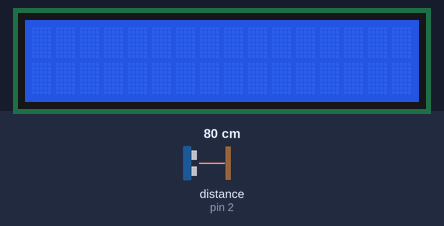
This sketch was run on a simulated Arduino Leonardo, built with avr-gcc and run on an emulated ATmega32U4. On the bench: 16×2 character LCD. Wiring (inferred from the names in the program): ultrasonic range finder: trigger pin 3; echo pin 2. Inputs (shaded band) come from the test bench; at power-on: distance to the obstacle (sensor on pin 2) 80 cm. The echo pulse lasts 58.3 µs per cm; what the sketch prints to the serial monitor is not drawn.

Above: at 1.2 s.
1.3 s: distance to the obstacle (sensor on pin 2) set to 35 cm
At 2.0 s:
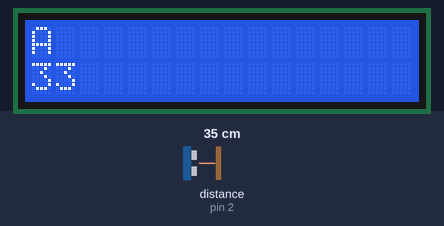
2.8 s: distance to the obstacle (sensor on pin 2) set to 4 cm
At 3.1 s:
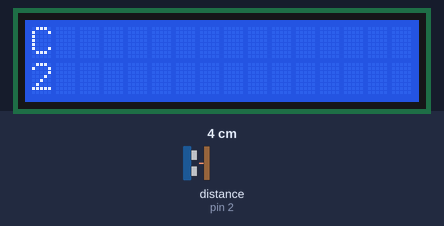
4.3 s: distance to the obstacle (sensor on pin 2) set to 9 cm
At 5.2 s:
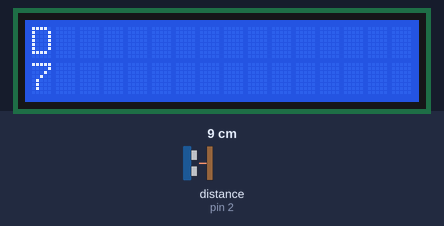
5.8 s: distance to the obstacle (sensor on pin 2) set to 18 cm
At 6.5 s:
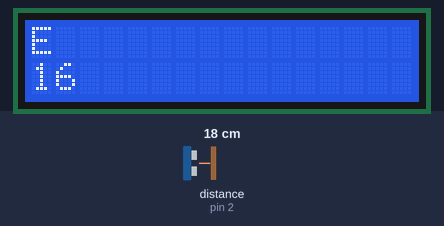
Timing chart, 0 to 8.3 s (numbered marks = the images above; inputs shaded):
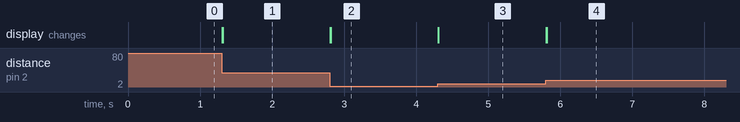

Measured:
- after the input at 1.3 s, the display: first changes at once (image 1 shows a later state)
- after the input at 2.8 s, the display: first changes at once (image 2 shows a later state)
- after the input at 4.3 s, the display: changes at once (image 3)
- after the input at 5.8 s, the display: first changes at once (image 4 shows a later state)

The sketch:

ultrasonic-midi.ino
```cpp
#include <LiquidCrystal.h>

const int rs = 8, en = 9, d4 = 7, d5 = 6, d6 = 4, d7 = 5;
LiquidCrystal lcd(rs, en, d4, d5, d6, d7);

#include "MIDIUSB.h"

// First parameter is the event type (0x09 = note on, 0x08 = note off).
// Second parameter is note-on/note-off, combined with the channel.
// Channel can be anything between 0-15. Typically reported to the user as 1-16.
// Third parameter is the note number (48 = middle C).
// Fourth parameter is the velocity (64 = normal, 127 = fastest).

void noteOn(byte channel, byte pitch, byte velocity) {
  midiEventPacket_t noteOn = {0x09, 0x90 | channel, pitch, velocity};
  MidiUSB.sendMIDI(noteOn);
}

void noteOff(byte channel, byte pitch, byte velocity) {
  midiEventPacket_t noteOff = {0x08, 0x80 | channel, pitch, velocity};
  MidiUSB.sendMIDI(noteOff);
}

// First parameter is the event type (0x0B = control change).
// Second parameter is the event type, combined with the channel.
// Third parameter is the control number number (0-119).
// Fourth parameter is the control value (0-127).

void controlChange(byte channel, byte control, byte value) {
  midiEventPacket_t event = {0x0B, 0xB0 | channel, control, value};
  MidiUSB.sendMIDI(event);
}

#define echoPin 2
#define trigPin 3

long duration; // variable for the duration of sound wave travel
int distance; // variable for the distance measurement

void setup() {
  Serial.begin(115200);
  lcd.begin(16, 2);
  pinMode(trigPin, OUTPUT); // Sets the trigPin as an OUTPUT
  pinMode(echoPin, INPUT); // Sets the echoPin as an INPUT
}

float tf = 0.1;
int olddistance = distance;
int oldnote = 0;
int note = 0;
int notes[] = {48, 50, 52, 53, 55, 57, 59, 60, 61};
String strnotes[] = {"C", "D", "E", "F", "G", "A", "B", "C"};
void loop() {
  // Clears the trigPin condition
  digitalWrite(trigPin, LOW);
  delayMicroseconds(2);
  // Sets the trigPin HIGH (ACTIVE) for 10 microseconds
  digitalWrite(trigPin, HIGH);
  delayMicroseconds(10);
  digitalWrite(trigPin, LOW);
  // Reads the echoPin, returns the sound wave travel time in microseconds
  duration = pulseIn(echoPin, HIGH);
  // Calculating the distance
  distance = duration * 0.034 / 2; // Speed of sound wave divided by 2 (go and back)
  distance =  tf * olddistance + (1 - tf) * distance;
  if (distance > 49) {
    return;
  }
  if (olddistance != distance) {
    Serial.print("Sending note ");
    Serial.println(distance);
    note = map(distance, 0, 50, 0, 8);
    if (oldnote != note) {
      noteOff(0, notes[oldnote], 64);
      noteOn(0, notes[note], 64);
    }
    MidiUSB.flush();
    olddistance = distance;
    oldnote = note;
    lcd.clear();
    lcd.setCursor(0, 0);
    lcd.print(strnotes[note]);
    lcd.setCursor(0, 1);
    lcd.print(distance);
  }

}
```
